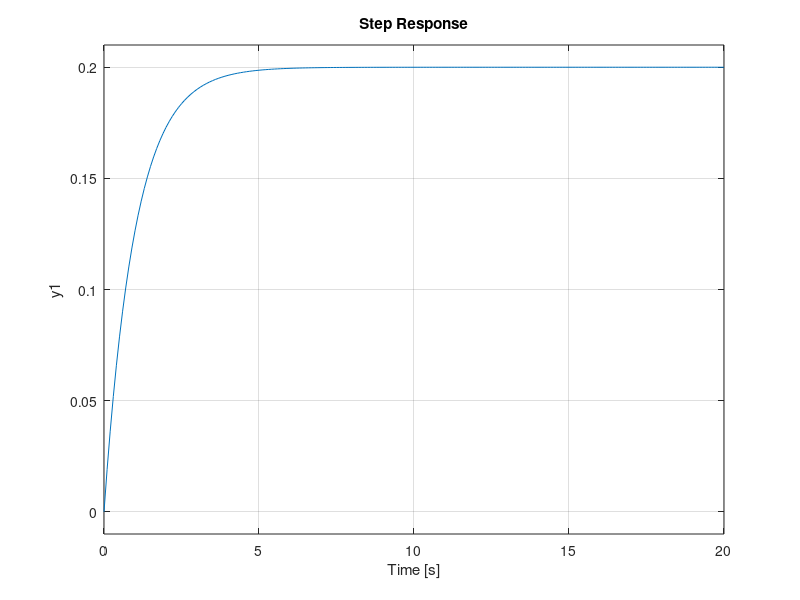

Write MATLAB code to recreate this figure.
% Clear
clear
clc
close all

%% Second Order Critically Damped System
% G(s) = 1 / (s+1)^2

M = 5;
B = 10;
k = 5;
H_num = [1];
H_den = [M B k]; 

H = tf(H_num,H_den)

% step response
step(H,0:0.1:20)


%% First Order System
% G(s) = 1 / (s+1)

M = 0;
B = 5;
k = 5;
L_num = [1];
L_den = [M B k]; 

L = tf(L_num,L_den)

% step response
step(L,0:0.1:20)
